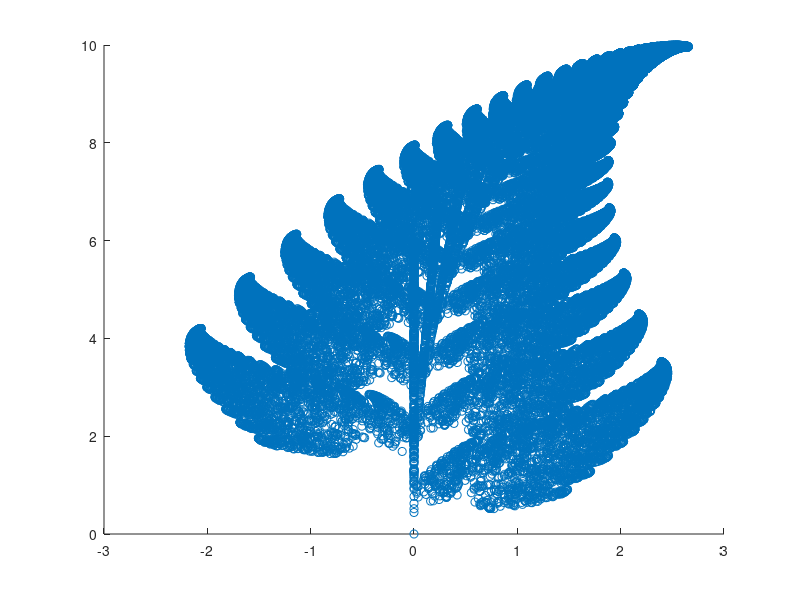

MATLAB code for this plot: (Note: this script raises an error after producing the figure.)
clear all;
clc;

%% the times of Iterated Function System(IFS)
ITERATIONNUM = 50000;

%% coordinate origin
coor = zeros(2,1);

%% transform style : Y=K*x+b
% first transform
ax1 = [0.0,0.0;0.0,0.6];
b1 = [0.0;0.0];

% second transform
ax2 = [0.85,0.04;-0.04,0.85];
b2 = [0.0;1.6];

% third transform
ax3 = [0.2,-0.26;0.23,0.2];
b3 = [0.0;1.6];

% fourth transform
ax4 = [-0.15,0.28;0.26,0.24];
b4 = [0.0;0.44];

%% each transform's possible
possible = [0.01,0.85,0.07,0.07];

% sum the possible for use the roulette wheel
for  i = 2:length(possible)
    possible(i) = possible(i) + possible(i-1);
end

%% initial the current coordinate origin
coorCur = coor;

%% Ittration
for i =1:ITERATIONNUM
    % random an uniformly-distributed data in (0,1)
    currSelect = rand();

    if currSelect < possible(1)
        coorCur = ax1 * coorCur + b1;
        coor = [coor coorCur];
    end

    if currSelect < possible(2)  && currSelect >= possible(1)
        coorCur = ax2 * coorCur + b2;
        coor = [coor coorCur];
    end

    if currSelect < possible(3)  && currSelect >= possible(2)
        coorCur = ax3 * coorCur + b3;
        coor = [coor coorCur];
    end

    if currSelect < possible(4)  && currSelect >= possible(3)
        coorCur = ax4 * coorCur + b4;
        coor = [coor coorCur];
    end
end

%% display
figure(1);
title('Barnsley Fern');
% x in the first row of coordinate origin
% y in the second row of coordinate origin
h=scatter(coor(1,:),coor(2,:));
% scatter size
h.SizeData = 3;
% scatter color = [r g b] and the range of rgb is (0,1)
h.CData = [1 0 0];
saveas(gca,'Barnsley Fern');